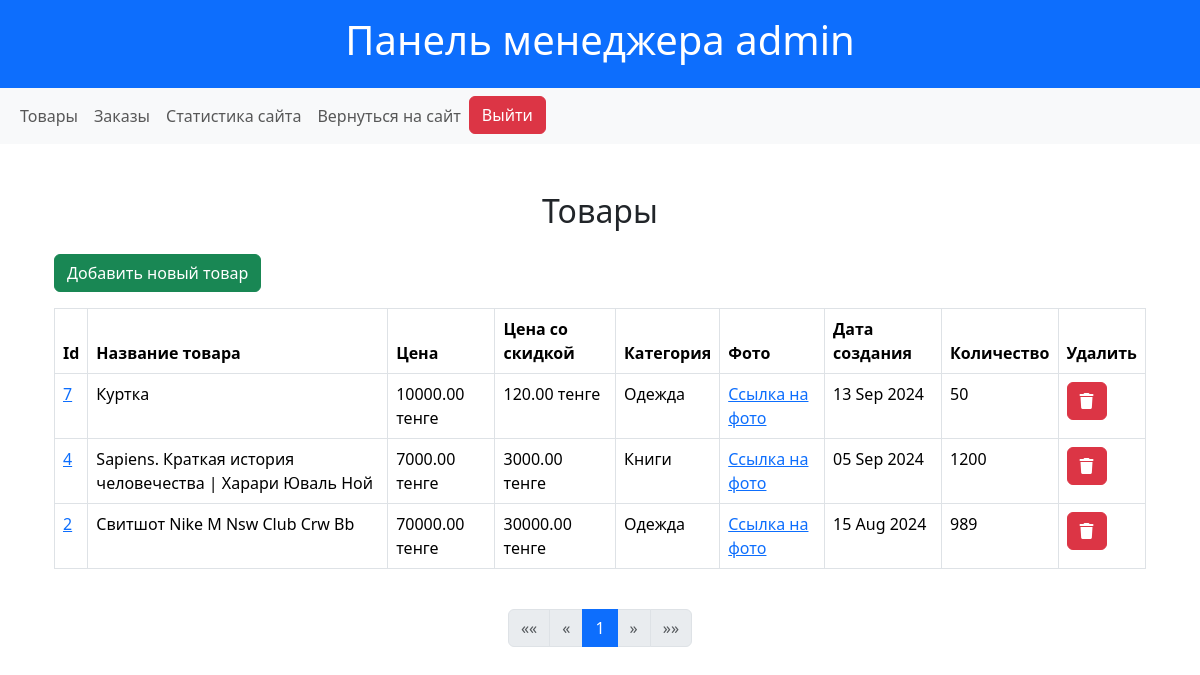
/manager/products/ (signed in), run on the app's committed database.
### shop/models.py (models this page shows, shortened)
class Product(models.Model):
    name = models.CharField(max_length=200)
    slug = models.SlugField(max_length=200, null=True, blank=True)
    description = models.TextField()
    price = models.DecimalField(max_digits=10, decimal_places=2)
    discount_price = models.DecimalField(
        max_digits=10, decimal_places=2, blank=True, null=True, default=0
    )
    category = models.ForeignKey(
        Category, related_name="products", on_delete=models.CASCADE
    )
    image = models.ImageField(upload_to="media/products/")
    created_at = models.DateTimeField(auto_now_add=True)
    quantity = models.PositiveIntegerField(default=0, blank=True)
    class Meta:
        verbose_name = "Товар"
        verbose_name_plural = "Товары"

class Category(models.Model):
    name = models.CharField(max_length=200)
    slug = models.SlugField(
        max_length=200, null=True, blank=True
    )  # Убираем unique и добавляем null=True, blank=True
    parent = models.ForeignKey(
        "self", null=True, blank=True, related_name="children", on_delete=models.CASCADE
    )
    class Meta:
        verbose_name = "Категория"
        verbose_name_plural = "Категории"
    def __str__(self):
        return self.name

### shop/views.py (the view)
# urls.py: path("manager/products/", ManagerProductsView.as_view(), name="manager_products"),
class ManagerProductsView(ManagerMixin, ListView):
    model = Product
    template_name = "manager/products.html"
    context_object_name = "products"
    ordering = ["-created_at"]
    paginate_by = 10

### shop/views.py (called while the page is built)
    def test_func(self):
        return self.request.user.groups.filter(name="Менеджеры").exists()

### shop/templates/manager/products.html (shortened to what this page needs)
{% extends "manager/base.html" %}
{% block content %}
<div class="container mt-5">
    <h2 class="text-center mb-4">Товары</h2>
    <a href="{% url 'add_product' %}" class="btn btn-success mb-3">Добавить новый товар</a>
    <table class="table table-bordered table-hover">
        <thead class="thead-light">
            <tr>
                <th scope="col">Id</th>
                <th scope="col">Название товара</th>
                <th scope="col">Цена</th>
                <th scope="col">Цена со скидкой</th>
                <th scope="col">Категория</th>
                <th scope="col">Фото</th>
                <th scope="col">Дата создания</th>
                <th scope="col">Количество</th>
                <th scope="col">Удалить</th>
            </tr>
        </thead>
        <tbody>
            {% for product in products %}
                <tr>
                    <td><a href="{% url 'update_product' product.slug %}">{{ product.pk }}</a></td>
                    <td>{{ product.name }}</td>
                    <td>{{ product.price }} тенге</td>
                    <td>{{ product.discount_price }} тенге</td>
                    <td>{{ product.category }}</td>
                    <td>
                        <a href="{{ product.image.url }}" target="_blank">Ссылка на фото</a>
                    </td>
                    <td>{{ product.created_at|date:"d M Y" }}</td>
                    <td>{{ product.quantity }}</td>
                    <td>
                        <form action="{% url 'delete_product' product.slug %}" method="post">
                            <button type="submit" class="btn btn-danger" ><i class="fa-solid fa-trash"></i></button>
                        </form>
                    </td>
                </tr>
            {% endfor %}
        </tbody>
    </table>
        <ul class="pagination justify-content-center mt-3">
            {% if page_obj.has_previous %}
                <li class="page-item">
                    <a class="page-link" href="?page=1" aria-label="Первая">
                        <span aria-hidden="true">&laquo;&laquo;</span>
                    </a>
                </li>
                <li class="page-item">
                    <a class="page-link" href="?page={{ page_obj.previous_page_number }}" aria-label="Предыдущая">
                        <span aria-hidden="true">&laquo;</span>
                    </a>
                </li>
            {% else %}
                <li class="page-item disabled">
                    <a class="page-link" href="#" aria-label="Первая">
                        <span aria-hidden="true">&laquo;&laquo;</span>
                    </a>
                </li>
                <li class="page-item disabled">
                    <a class="page-link" href="#" aria-label="Предыдущая">
                        <span aria-hidden="true">&laquo;</span>
                    </a>
                </li>
            {% endif %}
            {% for page_num in paginator.page_range %}
                {% if page_num == page_obj.number %}
                    <li class="page-item active">
                        <a class="page-link" href="#">{{ page_num }}</a>
                    </li>
                {% else %}
                    <li class="page-item">
                        <a class="page-link" href="?page={{ page_num }}">{{ page_num }}</a>
                    </li>
                {% endif %}
            {% endfor %}
            {% if page_obj.has_next %}
                <li class="page-item">
                    <a class="page-link" href="?page={{ page_obj.next_page_number }}" aria-label="Следующая">
                        <span aria-hidden="true">&raquo;</span>
                    </a>
                </li>
                <li class="page-item">
                    <a class="page-link" href="?page={{ page_obj.paginator.num_pages }}" aria-label="Последняя">
                        <span aria-hidden="true">&raquo;&raquo;</span>
                    </a>
                </li>
            {% else %}
                <li class="page-item disabled">
                    <a class="page-link" href="#" aria-label="Следующая">
                        <span aria-hidden="true">&raquo;</span>
                    </a>
                </li>
                <li class="page-item disabled">
                    <a class="page-link" href="#" aria-label="Последняя">
                        <span aria-hidden="true">&raquo;&raquo;</span>
                    </a>
                </li>
            {% endif %}
        </ul>
    </div>
</div>
{% endblock %}

### shop/templates/manager/base.html (shortened to what this page needs)
<!DOCTYPE html>
<html lang="en">
<head>
    <link href="https://cdn.jsdelivr.net/npm/bootstrap@5.3.3/dist/css/bootstrap.min.css" rel="stylesheet">
    <link rel="stylesheet" href="https://cdnjs.cloudflare.com/ajax/libs/font-awesome/6.6.0/css/all.min.css" />
</head>
<body>
    <header class="bg-primary text-white text-center py-3 ">
        <h1>
            Панель менеджера {{ user.username }}
        </h1>
    </header>
    <nav class="navbar navbar-expand-lg navbar-light bg-light mb-4">
        <div class="container-fluid">
            <div class="navbar-nav">
                <a class="nav-link" href="{% url 'manager_products' %}">Товары</a>
                <a class="nav-link" href="{% url 'manager_orders' %}">Заказы</a>
                <a class="nav-link" href="{% url 'manager_dashboard' %}">Статистика сайта</a>
                <a class="nav-link" href="{% url 'product_list' %}">Вернуться на сайт</a>
                <form action="{% url 'logout' %}" method="post" style="display:inline;" class="d-inline">
                    <button class="btn btn-danger" type="submit">Выйти</button>
                </form>
            </div>
        </div>
    </nav>
    <div class="container">
        {% block content %}
        {% endblock %}
</body>
</html>

### data on the page
Product: pk "7", name "Куртка", price "10000.00", discount_price "120.00", category "Одежда", created_at "13 Sep 2024", quantity "50"
Product: pk "4", name "Sapiens. Краткая история человечества | Харари Юваль Ной", price "7000.00", discount_price "3000.00", category "Книги", created_at "05 Sep 2024", quantity "1200"
Product: pk "2", name "Свитшот Nike M Nsw Club Crw Bb", price "70000.00", discount_price "30000.00", category "Одежда", created_at "15 Aug 2024", quantity "989"

### other printed values
{{ user.username }} "admin"
{{ page_num }} "1"
